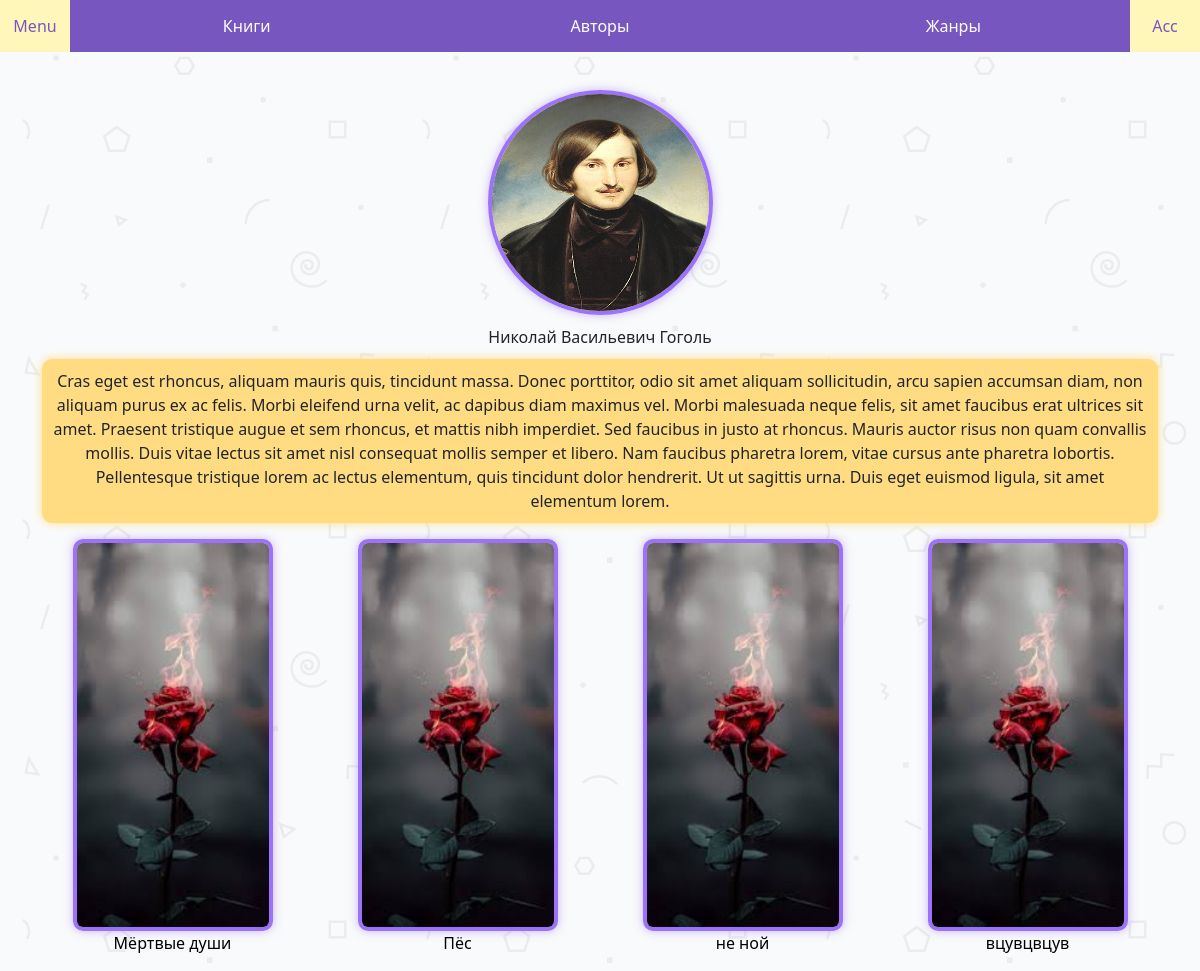
Page /author/3/ on the committed database.
### Books/models.py (models this page shows, shortened)
class Author(models.Model):
    name       = models.CharField(max_length=24)
    surname    = models.CharField(max_length=32)
    patronymic = models.CharField(max_length=24)
    summary    = models.CharField(max_length=2000, null=True)
    img        = models.ManyToManyField(AuthorIMG)
    def display_file(self):
        return ', '.join([str(file.file) for file in self.img.all()])
    display_file.short_description  = 'Фотография автора'
    class Meta:
        verbose_name        = "Автор"
        verbose_name_plural = "Авторы"

class Book(models.Model):
    title   = models.CharField(max_length=200)
    doc     = models.FileField(upload_to='book_pdf/')
    summary = models.TextField()
    author  = models.ManyToManyField(Author)
    genre   = models.ManyToManyField(Genre)
    lang    = models.ForeignKey(Language, on_delete = models.CASCADE)
    keyword = models.ManyToManyField(KeyWord)
    img     = models.ManyToManyField(IMG)
    def display_author(self):
        return ', '.join(["{0} {1} {2}".format(author.name, author.patronymic ,author.surname) for author in self.author.all()])
    def display_genre(self):
        return ', '.join([genre.name for genre in self.genre.all()])
    def display_keyword(self):
        return ', '.join([keyword.keyword for keyword in self.keyword.all()])
    def display_file(self):
        return ', '.join([str(file.file) for file in self.img.all()])
    display_file.short_description      = 'Фотография для книги'
    display_author.short_description    = 'Авторы'
    display_genre.short_description     = 'Жанры'
    display_keyword.short_description   = 'Ключевое слово'
    class Meta:
        verbose_name        = "Книга"
        verbose_name_plural = "Книги"

### Books/views.py (the view)
# urls.py: path('author/<int:id>/', views.AuthorBooks),
def AuthorBooks(request, id):
    AM = AuthorMethod(id = id)
    context = {}
    context['AuthorInfo'] = AM.GetAuthorInfo()
    context['AllBooks'] = AllAuthorBooks(id)
    return render(request, "Authors/author.html", context)

### Books/models.py (called while the page is built)
    def __str__(self):
        return str(self.file)

    def __str__(self):
        return str(self.file)

### Books/views.py (called while the page is built)
def AllAuthorBooks(AuthorId: int) -> List[dict]:
    AllAuthorBooks = []
    AM = AuthorMethod(id = AuthorId)
    AuthorName = AM.GetName()
    AuthorSurname = AM.GetSurname()
    AuthorPatronymic = AM.GetPatronymic()
    AllBooks = B.objects.filter(author__name = AuthorName,
                                author__surname = AuthorSurname,
                                author__patronymic = AuthorPatronymic).in_bulk()
    for id in AllBooks:
        BM = BookMethod(id = id)
        BookInfo = {
            "id": id,
            "title": BM.GetTitle(),
            "img": BM.GetIMG()[0],
        }
        AllAuthorBooks.append(BookInfo)
    return AllAuthorBooks

    def GetTitle(self ) -> str:
        return "{}".format(self.BookModel[self.id].title)

    def GetIMG(self):
        IMGList = []
        for IMG in self.BookModel[self.id].img.all():
            IMGList.append(str(IMG))
        return IMGList

    def GetName(self):
        return "{}".format(self.AuthorModel[self.id].name)

    def GetPatronymic(self):
        return "{}".format(self.AuthorModel[self.id].patronymic)

    def GetSurname(self):
        return "{}".format(self.AuthorModel[self.id].surname)

    def GetSummary(self):
        return "{}".format(self.AuthorModel[self.id].summary)

    def GetIMG(self):
        return [str(img) for img in self.AuthorModel[self.id].img.all()]

    def GetFIO(self):
        return "{0} {1} {2}".format(self.GetName(), self.GetPatronymic(), self.GetSurname())

    def GetAuthorInfo(self):
        AuthorInfo = {}
        AuthorInfo['name'] = self.GetFIO()
        AuthorInfo['summary'] = self.GetSummary()
        AuthorInfo['img'] = self.GetIMG()[0]
        return AuthorInfo

### Books/templates/Authors/author.html
{% extends "Layout/layoutBook.html" %}
{% load static %}
{% block style %}
    <link rel="stylesheet" href="{% static 'Authors/author.css' %}">
{% endblock style %}
{% block content %}
    <div class="author" style="text-align: center;">
        <img class="author__img" src="../../../media/{{ AuthorInfo.img }}" width="225" height="225" style="margin: 10px;">
        <p class="author__name">{{ AuthorInfo.name }}</p>
        <p class="author__summary">{{ AuthorInfo.summary }}</p>
    </div>
    <div class="book">
        <div class="row row-cols-xl-4 row-cols-sm-3 row-cols-md-3">
            {% for Book in AllBooks %}
                <div class="col" >
                    <a href="/book/{{ Book.id }}">
                        <img  class="book__img" src="../../../media/{{ Book.img }}" width="200px">
                        <p class="book_title">{{ Book.title }}</p>
                    </a>
                </div>
            {% endfor %}
        </div>
    </div>
{% endblock content %}

### Books/static/style.css (style rules this page uses)
body { background: url("../static/IMG/geometry2.PNG"); margin: 0; }

### Books/static/Authors/author.css (style rules this page uses)
.author { text-align: center; }
.author__summary { background: #FFDC82; box-shadow: 0px 0px 10px rgba(255, 220, 130, 1); border-radius: 10px; padding:10px }
.author__name { margin-bottom: 10px; }
.author__img { border: 4px solid #9C72F8; border-radius: 50%; box-shadow: 0px 0px 10px rgba(156, 114, 248, 0.5); }
a { text-decoration: none; text-align: center; color: black; }
.book__img { border: 4px solid #9C72F8; border-radius: 10px; box-shadow: 0px 0px 10px rgba(156, 114, 248, 0.5); transition: 0.2s linear; }
.col { text-align: center; }

### rows in the picture
Author: summary "Cras eget est rhoncus, aliquam mauris quis, tincidunt massa. Donec porttitor, odio sit amet aliquam sollicitudin, arcu sapien accumsan diam, non aliquam purus ex ac felis. Morbi eleifend urna velit, ac dapibus diam maximus vel. Morbi malesuada neque felis, sit amet faucibus erat ultrices sit amet. Praesent tristique augue et sem rhoncus, et mattis nibh imperdiet. Sed faucibus in justo at rhoncus. Mauris auctor risus non quam convallis mollis. Duis vitae lectus sit amet nisl consequat mollis semper et libero. Nam faucibus pharetra lorem, vitae cursus ante pharetra lobortis. Pellentesque tristique lorem ac lectus elementum, quis tincidunt dolor hendrerit. Ut ut sagittis urna. Duis eget…"
Book: title "Мёртвые души"
Book: title "Пёс"
Book: title "не ной"
Book: title "вцувцвцув"

### other values in the picture
{{ AuthorInfo.name }} "Николай Васильевич Гоголь"
